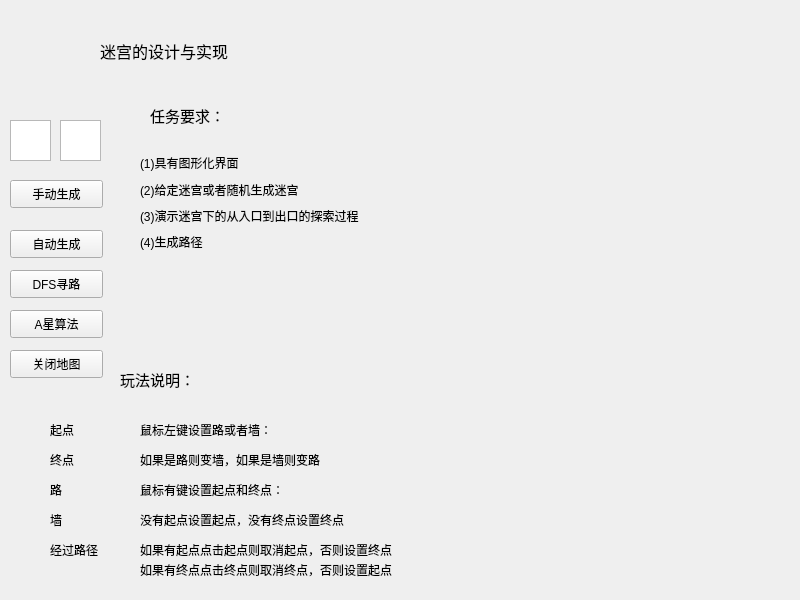
<?xml version="1.0" encoding="UTF-8"?>
<ui version="4.0">
 <class>Widget</class>
 <widget class="QWidget" name="Widget">
  <property name="geometry">
   <rect>
    <x>0</x>
    <y>0</y>
    <width>800</width>
    <height>600</height>
   </rect>
  </property>
  <property name="windowTitle">
   <string>Widget</string>
  </property>
  <widget class="QPushButton" name="hand_pushButton">
   <property name="geometry">
    <rect>
     <x>10</x>
     <y>180</y>
     <width>93</width>
     <height>28</height>
    </rect>
   </property>
   <property name="text">
    <string>手动生成</string>
   </property>
  </widget>
  <widget class="QPushButton" name="auto_pushButton">
   <property name="geometry">
    <rect>
     <x>10</x>
     <y>230</y>
     <width>93</width>
     <height>28</height>
    </rect>
   </property>
   <property name="text">
    <string>自动生成</string>
   </property>
  </widget>
  <widget class="QTextEdit" name="x_textEdit">
   <property name="geometry">
    <rect>
     <x>10</x>
     <y>120</y>
     <width>41</width>
     <height>41</height>
    </rect>
   </property>
  </widget>
  <widget class="QTextEdit" name="y_textEdit">
   <property name="geometry">
    <rect>
     <x>60</x>
     <y>120</y>
     <width>41</width>
     <height>41</height>
    </rect>
   </property>
  </widget>
  <widget class="QPushButton" name="close_pushButton">
   <property name="geometry">
    <rect>
     <x>10</x>
     <y>350</y>
     <width>93</width>
     <height>28</height>
    </rect>
   </property>
   <property name="text">
    <string>关闭地图</string>
   </property>
  </widget>
  <widget class="QPushButton" name="DFS_pushButton">
   <property name="geometry">
    <rect>
     <x>10</x>
     <y>270</y>
     <width>93</width>
     <height>28</height>
    </rect>
   </property>
   <property name="text">
    <string>DFS寻路</string>
   </property>
  </widget>
  <widget class="QLabel" name="label">
   <property name="geometry">
    <rect>
     <x>100</x>
     <y>20</y>
     <width>171</width>
     <height>61</height>
    </rect>
   </property>
   <property name="font">
    <font>
     <pointsize>12</pointsize>
    </font>
   </property>
   <property name="text">
    <string>迷宫的设计与实现</string>
   </property>
  </widget>
  <widget class="QLabel" name="label_2">
   <property name="geometry">
    <rect>
     <x>150</x>
     <y>100</y>
     <width>81</width>
     <height>31</height>
    </rect>
   </property>
   <property name="font">
    <font>
     <pointsize>11</pointsize>
    </font>
   </property>
   <property name="text">
    <string>任务要求：</string>
   </property>
  </widget>
  <widget class="QLabel" name="label_5">
   <property name="geometry">
    <rect>
     <x>120</x>
     <y>370</y>
     <width>121</width>
     <height>19</height>
    </rect>
   </property>
   <property name="font">
    <font>
     <pointsize>11</pointsize>
    </font>
   </property>
   <property name="text">
    <string>玩法说明：</string>
   </property>
  </widget>
  <widget class="QLabel" name="star_label">
   <property name="geometry">
    <rect>
     <x>10</x>
     <y>420</y>
     <width>21</width>
     <height>19</height>
    </rect>
   </property>
   <property name="text">
    <string/>
   </property>
  </widget>
  <widget class="QLabel" name="label_9">
   <property name="geometry">
    <rect>
     <x>50</x>
     <y>420</y>
     <width>69</width>
     <height>19</height>
    </rect>
   </property>
   <property name="text">
    <string>起点</string>
   </property>
  </widget>
  <widget class="QLabel" name="path_label">
   <property name="geometry">
    <rect>
     <x>10</x>
     <y>480</y>
     <width>21</width>
     <height>19</height>
    </rect>
   </property>
   <property name="text">
    <string/>
   </property>
  </widget>
  <widget class="QLabel" name="wall_label">
   <property name="geometry">
    <rect>
     <x>10</x>
     <y>510</y>
     <width>21</width>
     <height>19</height>
    </rect>
   </property>
   <property name="text">
    <string/>
   </property>
  </widget>
  <widget class="QLabel" name="label_22">
   <property name="geometry">
    <rect>
     <x>50</x>
     <y>450</y>
     <width>69</width>
     <height>19</height>
    </rect>
   </property>
   <property name="text">
    <string>终点</string>
   </property>
  </widget>
  <widget class="QLabel" name="label_11">
   <property name="geometry">
    <rect>
     <x>50</x>
     <y>480</y>
     <width>69</width>
     <height>19</height>
    </rect>
   </property>
   <property name="text">
    <string>路</string>
   </property>
  </widget>
  <widget class="QLabel" name="label_12">
   <property name="geometry">
    <rect>
     <x>50</x>
     <y>510</y>
     <width>69</width>
     <height>19</height>
    </rect>
   </property>
   <property name="text">
    <string>墙</string>
   </property>
  </widget>
  <widget class="QLabel" name="through_path_label">
   <property name="geometry">
    <rect>
     <x>10</x>
     <y>540</y>
     <width>21</width>
     <height>19</height>
    </rect>
   </property>
   <property name="text">
    <string/>
   </property>
  </widget>
  <widget class="QLabel" name="label_13">
   <property name="geometry">
    <rect>
     <x>50</x>
     <y>540</y>
     <width>69</width>
     <height>19</height>
    </rect>
   </property>
   <property name="text">
    <string>经过路径</string>
   </property>
  </widget>
  <widget class="QLabel" name="label_7">
   <property name="geometry">
    <rect>
     <x>140</x>
     <y>420</y>
     <width>171</width>
     <height>19</height>
    </rect>
   </property>
   <property name="text">
    <string>鼠标左键设置路或者墙：</string>
   </property>
  </widget>
  <widget class="QLabel" name="label_14">
   <property name="geometry">
    <rect>
     <x>140</x>
     <y>450</y>
     <width>231</width>
     <height>19</height>
    </rect>
   </property>
   <property name="text">
    <string>如果是路则变墙，如果是墙则变路</string>
   </property>
  </widget>
  <widget class="QLabel" name="label_15">
   <property name="geometry">
    <rect>
     <x>140</x>
     <y>480</y>
     <width>181</width>
     <height>19</height>
    </rect>
   </property>
   <property name="text">
    <string>鼠标有键设置起点和终点：</string>
   </property>
  </widget>
  <widget class="QLabel" name="label_16">
   <property name="geometry">
    <rect>
     <x>140</x>
     <y>510</y>
     <width>261</width>
     <height>19</height>
    </rect>
   </property>
   <property name="text">
    <string>没有起点设置起点，没有终点设置终点</string>
   </property>
  </widget>
  <widget class="QLabel" name="label_17">
   <property name="geometry">
    <rect>
     <x>140</x>
     <y>540</y>
     <width>321</width>
     <height>19</height>
    </rect>
   </property>
   <property name="text">
    <string>如果有起点点击起点则取消起点，否则设置终点</string>
   </property>
  </widget>
  <widget class="QLabel" name="label_18">
   <property name="geometry">
    <rect>
     <x>140</x>
     <y>560</y>
     <width>321</width>
     <height>19</height>
    </rect>
   </property>
   <property name="text">
    <string>如果有终点点击终点则取消终点，否则设置起点</string>
   </property>
  </widget>
  <widget class="QLabel" name="end_label">
   <property name="geometry">
    <rect>
     <x>10</x>
     <y>449</y>
     <width>21</width>
     <height>20</height>
    </rect>
   </property>
   <property name="text">
    <string/>
   </property>
  </widget>
  <widget class="QWidget" name="layoutWidget">
   <property name="geometry">
    <rect>
     <x>140</x>
     <y>153</y>
     <width>276</width>
     <height>99</height>
    </rect>
   </property>
   <layout class="QVBoxLayout" name="verticalLayout">
    <item>
     <widget class="QLabel" name="label_3">
      <property name="text">
       <string>(1)具有图形化界面</string>
      </property>
     </widget>
    </item>
    <item>
     <widget class="QLabel" name="label_4">
      <property name="text">
       <string>(2)给定迷宫或者随机生成迷宫</string>
      </property>
     </widget>
    </item>
    <item>
     <widget class="QLabel" name="label_6">
      <property name="text">
       <string>(3)演示迷宫下的从入口到出口的探索过程</string>
      </property>
     </widget>
    </item>
    <item>
     <widget class="QLabel" name="label_8">
      <property name="text">
       <string>(4)生成路径</string>
      </property>
     </widget>
    </item>
   </layout>
  </widget>
  <widget class="QPushButton" name="pushButton">
   <property name="geometry">
    <rect>
     <x>10</x>
     <y>310</y>
     <width>93</width>
     <height>28</height>
    </rect>
   </property>
   <property name="text">
    <string>A星算法</string>
   </property>
  </widget>
 </widget>
 <resources/>
 <connections/>
</ui>
